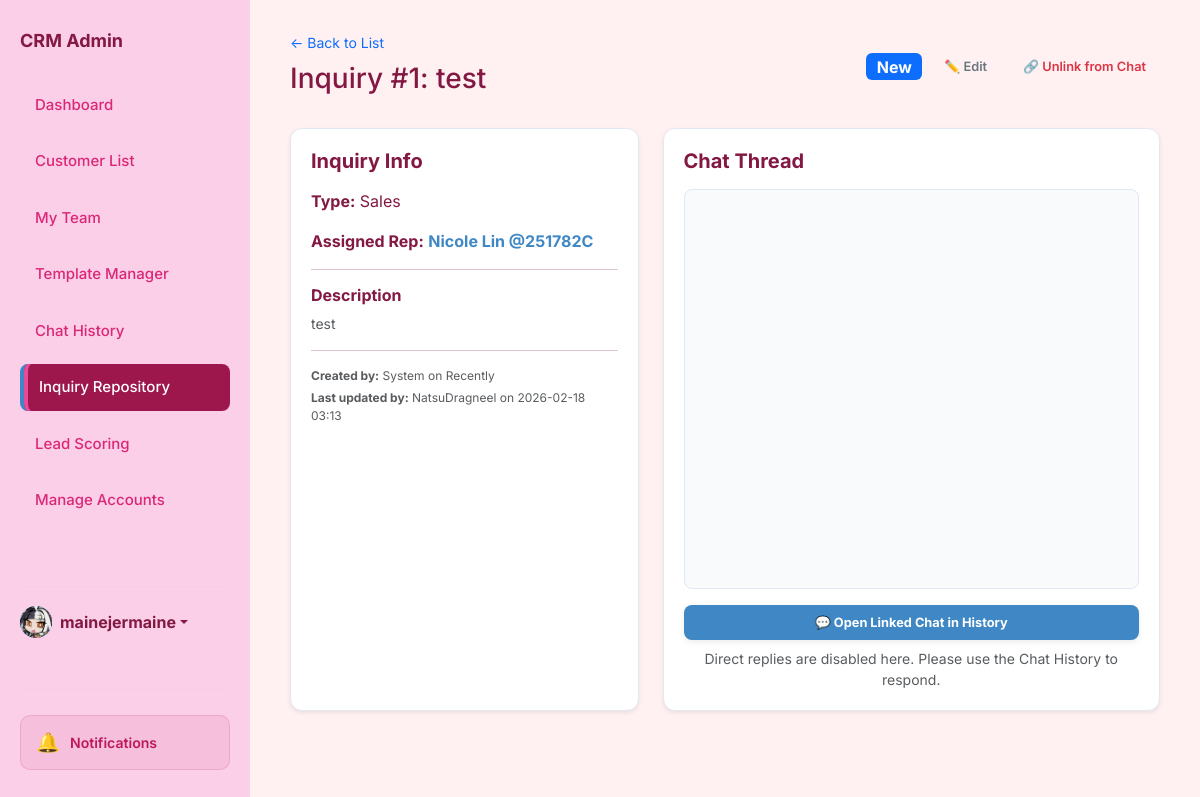
The page /inquiry/1 (signed in) on the database its author committed.
### app.py (models this page shows, shortened)
class User(db.Model):
    id = db.Column(db.Integer, primary_key=True)
    username = db.Column(db.String(80), unique=True, nullable=False)
    password = db.Column(db.String(200), nullable=False)
    name = db.Column(db.String(100), default='Admin')
    bio = db.Column(db.Text, default='')
    profile_picture = db.Column(db.String(200), default='https://ui-avatars.com/api/?name=Admin&background=random')
    role = db.Column(db.String(20), default='agent') # super_admin, agent
    preferences = db.Column(db.Text, default='{}') # Stores dashboard layout/stats as JSON
    last_active = db.Column(db.String(50))
    team_id = db.Column(db.Integer, db.ForeignKey('team.id'), nullable=True)
    team_role = db.Column(db.String(20)) # leader, vice_leader, member
    last_active_team_chat = db.Column(db.String(50)) # Timestamp of last time user viewed team chat

class Inquiry(db.Model):
    id = db.Column(db.Integer, primary_key=True)
    customer = db.Column(db.String(100), nullable=False)
    assigned_rep = db.Column(db.String(50))
    inquiry_type = db.Column(db.String(50))
    status = db.Column(db.String(20), default='New')
    description = db.Column(db.Text)
    notes = db.Column(db.Text)
    created_at = db.Column(db.String(50))
    created_by = db.Column(db.String(100))
    updated_at = db.Column(db.String(50))
    updated_by = db.Column(db.String(100))
    customer_id = db.Column(db.Integer, db.ForeignKey('customer.id'), nullable=True)
    messages = db.relationship('Message', backref='inquiry', cascade="all, delete-orphan")
    linked_customer = db.relationship('Customer', backref='inquiries')

### app.py (the view)
@app.route('/inquiry/<int:id>')
def inquiry_detail(id):
    inquiry = Inquiry.query.get_or_404(id)
    assigned_user = User.query.filter_by(username=inquiry.assigned_rep).first()
    if not assigned_user and inquiry.assigned_rep:
        assigned_user = User.query.filter_by(name=inquiry.assigned_rep).first()
    users = User.query.all()
    return render_template('inquiry_detail.html', inquiry=inquiry, users=users, assigned_user=assigned_user)

### app.py (called while the page is built)
@app.context_processor
def context_processor():
    from flask import g
    return dict(
        team_pending_requests_count=getattr(g, 'team_pending_requests_count', 0),
        unread_team_messages=getattr(g, 'unread_team_messages', False)
    )

@app.context_processor
def inject_user_preferences():
    theme = 'light'
    if has_request_context() and 'user_id' in session:
        user_id = session.get('user_id')
        user = User.query.get(user_id)
        if user and user.preferences:
            try:
                import json
                prefs = json.loads(user.preferences)
                theme = prefs.get('theme', 'light')
            except:
                pass
    return dict(current_theme=theme)

@app.context_processor
def inject_search_data():
    customers = Customer.query.all()
    inquiries = Inquiry.query.all()
    rules = Rule.query.all()
    templates = AutoReplyTemplate.query.all()
    faqs = FAQ.query.all()
    search_seed = []
    for c in customers:
        search_seed.append({"display": c.name, "category": "Customer", "page": "/customers"})
    for i in inquiries:
        search_seed.append({"display": f"Inquiry: {i.customer}", "category": "Inquiry", "page": f"/inquiry/{i.id}"})
    for r in rules:
        search_seed.append({"display": r.name, "category": "Rule", "page": "/scoring"})
    for t in templates:
        search_seed.append({"display": t.title, "category": "Template", "page": "/templates-manager"})
    for f in faqs:
        search_seed.append({"display": f.question, "category": "FAQ", "page": "/templates-manager"})
    return dict(search_seed=search_seed)

@app.before_request
def require_login():
    allowed_routes = ['login', 'static']
    if request.endpoint and request.endpoint not in allowed_routes and not session.get('logged_in'):
        if request.path.startswith('/api/'):
            return jsonify({'error': 'Unauthorized'}), 401
        return redirect(url_for('login'))
    if session.get('logged_in') and session.get('user_id'):
        user = User.query.get(session.get('user_id'))
        if user:
            try:
                user.last_active = datetime.now().strftime('%Y-%m-%d %H:%M:%S')
                db.session.commit()
            except:
                pass
            session['user_role'] = user.role
            session['team_id'] = user.team_id
            session['user_name'] = user.name
            session['user_pic'] = user.profile_picture

### templates/inquiry_detail.html (shortened to what this page needs)
<!DOCTYPE html>
<html lang="en">
<head>
    <link href="https://cdn.jsdelivr.net/npm/bootstrap@5.3.0/dist/css/bootstrap.min.css" rel="stylesheet">
    <link rel="stylesheet" href="https://cdn.jsdelivr.net/npm/bootstrap-icons@1.11.1/font/bootstrap-icons.css">
    <link rel="stylesheet" href="{{ url_for('static', filename='style.css') }}">
</head>
<body id="page-repository"
    class="{% if current_theme and current_theme != 'light' %}theme-{{ current_theme }}{% endif %}">
    <aside class="sidebar">
        <h2>CRM Admin</h2>
        <a href="/dashboard" class="nav-link nav-dashboard">Dashboard</a>
        <a href="/customers" class="nav-link nav-customers">Customer List</a>
        <a href="/my-team" class="nav-link nav-my-team d-flex justify-content-between align-items-center">
            My Team
        </a>
        <a href="/templates-manager" class="nav-link nav-templates">Template Manager</a>
        <a href="/history" class="nav-link nav-history d-flex justify-content-between align-items-center">
            Chat History
        </a>
        <a href="/repository" class="nav-link nav-repository active">Inquiry Repository</a>
        <a href="/scoring" class="nav-link nav-scoring">Lead Scoring</a>
        {% if session.get('user_role') in ['ultra_admin', 'super_admin', 'admin'] %}
        <a href="/admin/create-account" class="nav-link nav-admin">
            Manage Accounts
        </a>
        {% endif %}
        <div class="mt-auto pt-3 border-top border-secondary" style="border-color: rgba(255,255,255,0.1) !important;">
            <div class="dropdown">
                <a href="#" class="d-flex align-items-center text-decoration-none dropdown-toggle" id="dropdownUser1"
                    data-bs-toggle="dropdown" aria-expanded="false">
                    <div class="avatar-circle bg-primary text-white me-2"
                        style="width: 32px; height: 32px; font-size: 14px; display:flex; align-items:center; justify-content:center; border-radius:50%; overflow:hidden;">
                        {% if session.get('user_pic') and 'http' in session.get('user_pic') %}
                        <img src="{{ session.get('user_pic') }}" alt="User"
                            style="width:100%; height:100%; object-fit:cover;">
                        {% elif session.get('user_pic') %}
                        <img src="{{ url_for('static', filename='uploads/' + session.get('user_pic')) }}" alt="User"
                            style="width:100%; height:100%; object-fit:cover;">
                        {% else %}
                        {{ session.get('user_name', 'Admin')[0] | upper }}
                        {% endif %}
                    </div>
                    <strong>{{ session.get('user_name', 'Admin') }}</strong>
                </a>
            </div>
        </div>
    </aside>
    <main class="main">
        <div class="header d-flex justify-content-between mb-4">
            <div>
                <a href="/repository" class="text-decoration-none small">← Back to List</a>
                <h1 class="h3 mt-2">Inquiry #{{ inquiry.id }}: {{ inquiry.customer }}</h1>
            </div>
            <div class="d-flex gap-2 align-items-center">
                <span class="badge bg-primary fs-6">{{ inquiry.status }}</span>
                <button class="btn btn-sm btn-outline-secondary" onclick="openEditInquiryModal()">✏️ Edit</button>
                {% if inquiry.chat_sessions %}
                <button class="btn btn-sm btn-outline-danger" onclick="unlinkAllChats()">🔗 Unlink from Chat</button>
                {% else %}
                <button class="btn btn-sm btn-blue" onclick="openLinkChatModal()">💬 Link to Chat</button>
                {% endif %}
            </div>
        </div>
        <div class="row g-4">
            <div class="col-lg-5">
                <div class="detail-card shadow-sm">
                    <h5 class="fw-bold mb-3">Inquiry Info</h5>
                    <p><strong>Type:</strong> {{ inquiry.inquiry_type }}</p>
                    <p><strong>Assigned Rep:</strong>
                        {% if assigned_user %}
                        <span style="cursor:pointer; color:var(--blue); font-weight:bold;"
                            onclick="showAgentProfile('{{ assigned_user.id }}')">
                            {{ assigned_user.name }} @{{ assigned_user.username }}
                        </span>
                        {% else %}
                        {{ inquiry.assigned_rep or 'Unassigned' }}
                        {% endif %}
                    </p>
                    <hr>
                    <h6 class="fw-bold">Description</h6>
                    <p class="text-muted small">{{ inquiry.description or 'No description provided.' }}</p>
                    <hr>
                    <div class="text-muted" style="font-size: 0.75rem;">
                        <p class="mb-1"><strong>Created by:</strong> {{ inquiry.created_by or 'System' }} on {{
                            inquiry.created_at or 'Recently' }}</p>
                        <p class="mb-0"><strong>Last updated by:</strong> {{ inquiry.updated_by or 'System' }} on {{
                            inquiry.updated_at or 'Recently' }}</p>
                    </div>
                </div>
            </div>
            <div class="col-lg-7">
                <div class="detail-card shadow-sm">
                    <h5 class="fw-bold mb-3">Chat Thread</h5>
                    {% if inquiry.chat_sessions %}
                    <div id="chat-window" class="chat-container mb-3">
                    </div>
                    <div class="d-grid">
                        <a href="/history?session={{ inquiry.chat_sessions[0].id }}" class="btn btn-blue py-2 fw-bold">
                            💬 Open Linked Chat in History
                        </a>
                        <p class="text-muted small text-center mt-2 mb-0">Direct replies are disabled here. Please use
                            the Chat History to respond.</p>
                    </div>
                    {% else %}
                    <div class="text-center p-5 bg-light rounded border">
                        <p class="text-muted mb-3">Link to a chat first to view and continue the conversation.</p>
                        <button class="btn btn-sm btn-blue" onclick="openLinkChatModal()">🔗 Link to Chat</button>
                    </div>
                    {% endif %}
                </div>
            </div>
        </div>
    </main>
</body>
</html>

### static/style.css (style rules this page uses)
:root { --blue: #3F88C5; --red: #E94F37; --green: #44BBA4; --gray: #64748b; --slate-900: #393E41; --slate-800: #4a5155; --border-radius: 12px; --bg-light: #F6F7EB; --sidebar-bg: #393E41; }
* { box-sizing: border-box; font-family: 'Inter', -apple-system, sans-serif; }
body { margin: 0; display: flex; background-color: var(--bg-light); color: var(--slate-900); height: 100vh; overflow: hidden; font-size: 16px; -webkit-font-smoothing: antialiased; }
.header { overflow: visible !important; }
.main { overflow-y: auto; overflow-x: visible !important; }
.sidebar { width: 250px; background: var(--sidebar-bg); color: #fff; height: 100vh; padding: 30px 20px; flex-shrink: 0; display: flex; flex-direction: column; }
.sidebar .dropdown-toggle { color: inherit !important; }
.sidebar h2 { font-size: 18px; margin-bottom: 30px; font-weight: 700; color: inherit; }
.nav-link { display: block; padding: 12px 15px; color: #cbd5f5; text-decoration: none; border-radius: 8px; margin-bottom: 10px; font-size: 15px; font-weight: 500; transition: 0.2s; }
.nav-link:hover, .nav-link.active { background: var(--slate-800); color: #fff; box-shadow: inset 4px 0 0 #3F88C5; }
.main { flex: 1; padding: 30px 40px; overflow-y: auto; max-width: 1600px; margin: 0 auto; width: 100%; }
.header { display: flex; justify-content: space-between; align-items: center; flex-shrink: 0; margin-bottom: 20px; gap: 20px; width: 100%; }
.avatar-circle { width: 42px; height: 42px; border-radius: 10px; background: #3b82f6; color: white; font-weight: 600; font-size: 14px; display: flex; align-items: center; justify-content: center; }
.btn-green, .btn-gray, .btn-blue { border-radius: 8px; padding: 10px 18px; font-weight: 600; border: 1px solid transparent; box-shadow: 0 2px 6px rgba(0, 0, 0, 0.08); }
.btn-blue { background-color: #3b82f6 !important; color: white !important; }
.chat-container { min-height: 100px; background: var(--bg-light); padding: 15px; border-radius: 8px; margin-bottom: 10px; border: 1px solid #f1f5f9; display: flex; flex-direction: column; }
.btn { padding: 8px 14px; border: none; border-radius: 6px; cursor: pointer; font-size: 0.8rem; font-weight: 600; transition: 0.2s; text-decoration: none; display: inline-block; }
.btn-blue, .btn-primary { background: var(--blue) !important; border-color: var(--blue) !important; color: white !important; }
.btn { border-radius: 8px; padding: 9px 14px; font-weight: 600; }
.btn-blue { background: var(--blue); color: #fff; }
.sidebar { z-index: 1; }
#page-dashboard .nav-dashboard, #page-customers .nav-customers, #page-my-team .nav-my-team, #page-history .nav-history, #page-repository .nav-repository, #page-templates .nav-templates, #page-scoring .nav-scoring, #page-admin-accounts .nav-admin { background: var(--slate-800); color: #fff; border-left: 4px solid var(--blue); }
.text-center { text-align: center; }
.sidebar { display: flex; flex-direction: column; }
body.theme-sakura { --bg-light: #fff1f2; --slate-900: #be185d; --slate-800: #9d174d; --sidebar-bg: #fbcfe8; color: #831843; }
body.theme-sakura .sidebar { color: #831843; }
body.theme-sakura .sidebar .border-top { border-color: rgba(131, 24, 67, 0.1) !important; }
body.theme-sakura .nav-link { color: #db2777; }
body.theme-sakura .nav-link:hover, body.theme-sakura .nav-link.active { background: #fce7f3; color: #be185d; box-shadow: inset 4px 0 0 #ec4899; }

### templates/inquiry_detail.html (style rules this page uses)
.chat-container { height: 400px; overflow-y: auto; background: #f8fafc; padding: 20px; border-radius: 8px; border: 1px solid #e2e8f0; display: flex; flex-direction: column; gap: 10px; }
.detail-card { background: white; padding: 20px; border-radius: 12px; border: 1px solid #e2e8f0; height: 100%; }

### rows shown on the page
User: profile_picture (picture), get "mainejermaine"
Inquiry: id "1", customer "test", status "New", inquiry_type "Sales", description "test", created_by "System", created_at "Recently", updated_by "NatsuDragneel", updated_at "2026-02-18 03:13"
User: name "Nicole Lin", username "251782C"
